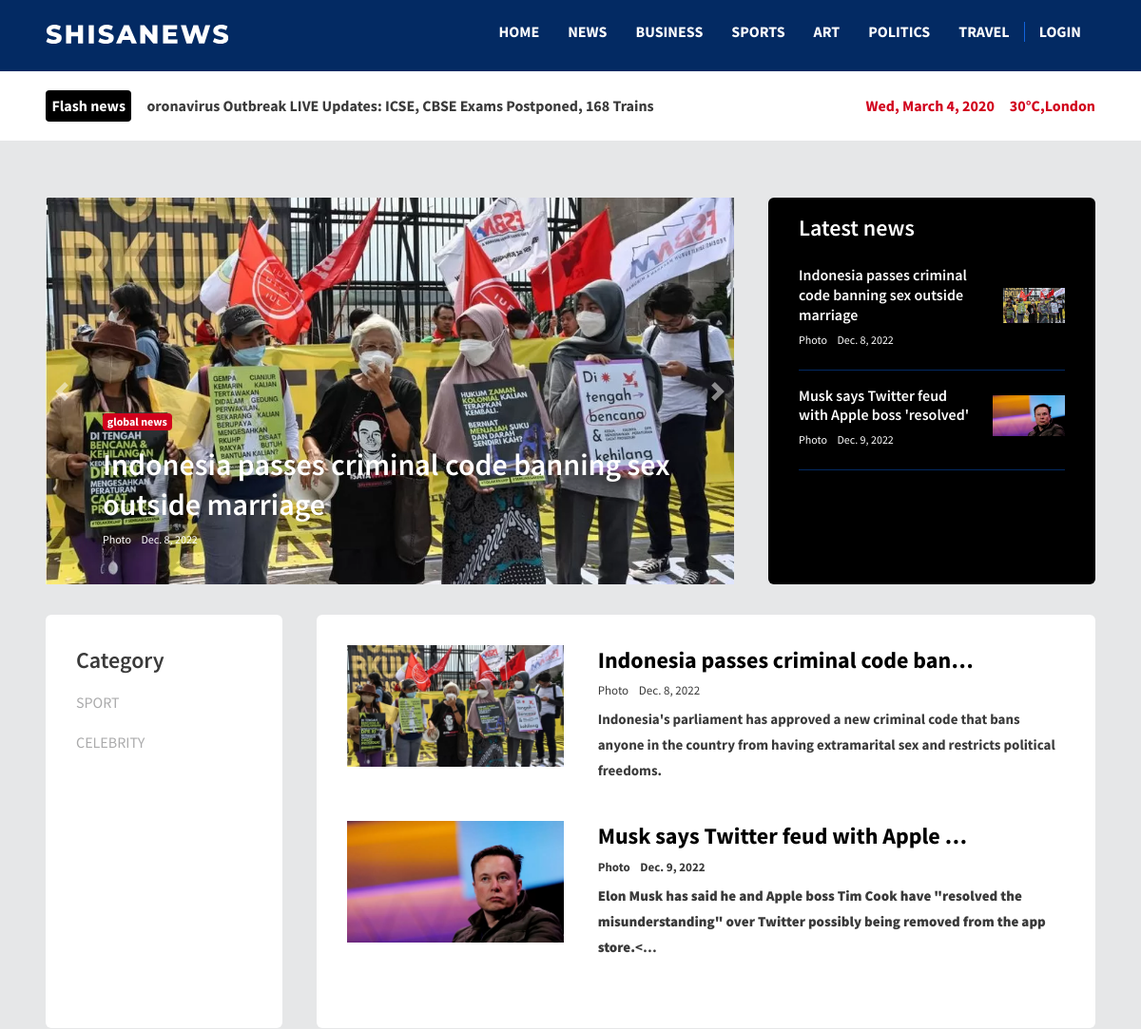
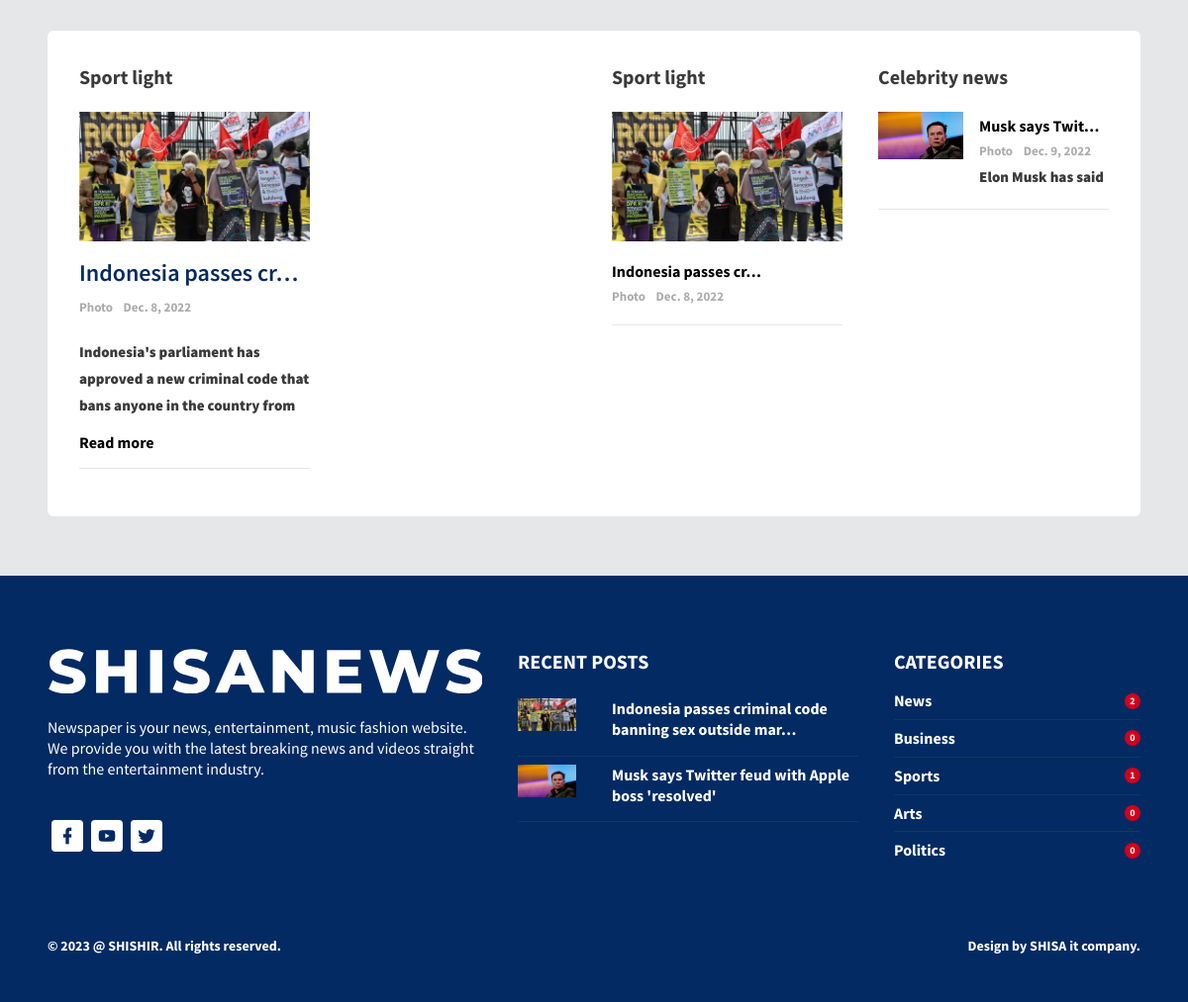
The page / on the database its author committed (2 pictures, top to bottom).
### core/models.py (models this page shows, shortened)
class FlashNews(models.Model):
    flash_news = models.CharField(max_length=500, null=True, blank=True)
    profile = models.ForeignKey(Profile, on_delete=models.CASCADE)
    def __str__(self):
        return self.flash_news

class News(models.Model):
    title = models.CharField(max_length=150)
    description = RichTextField()
    thumbnails = models.ImageField(upload_to='thumbnails')
    date = models.DateField(auto_now=True)
    category = models.CharField(max_length=100)
    tags = models.CharField(max_length=100)
    globalnews = models.BooleanField(default=False)
    latestnews = models.BooleanField(default=False)
    trending = models.BooleanField(default=False)
    slug = AutoSlugField(populate_from='title',
                         unique=True, blank=True, null=True, default=None)
    profile = models.ForeignKey(Profile, on_delete=models.CASCADE)

### core/views.py (the view)
# urls.py: path('', home, name="HOME"),
def home(request):
    is_logged_in = False
    if request.user.is_authenticated:
        is_logged_in = True
    flash_news = FlashNews.objects.all()
    totalnews = News.objects.all().count()
    totalsport = News.objects.filter(category="SPORT").count()
    totalpolitics = News.objects.filter(category="POLITICS").count()
    totalbusiness = News.objects.filter(category="BUSINESS").count()
    totalarts = News.objects.filter(category="ARTS").count()
    news = News.objects.all().order_by("-id")
    recentpost = News.objects.all().order_by("-id")
    sport_news = News.objects.filter(category="SPORT").order_by("-id")
    newssport_ = News.objects.filter(category="SPORT")
    celebrity = News.objects.filter(category="CELEBRITY").order_by("-id")
    uCategory = dict()
    for unique in news:
        if unique.category in uCategory:
            uCategory[unique.category] += 1
        else:
            uCategory[unique.category] = 1
    context = {
        'is_logged_in': is_logged_in,
        'flash_news': flash_news,
        'news': news,
        'sport_news': sport_news,
        'newssport_': newssport_,
        'uCategory': uCategory,
        'celebrity': celebrity,
        'recentpost': recentpost,
        'totalnews': totalnews,
        'totalsport': totalsport,
        'totalpolitics': totalpolitics,
        'totalbusiness': totalbusiness,
        'totalarts': totalarts
    }
    return render(request, 'home/index.html', context)

### core/templates/home/index.html (shortened to what this page needs)
{% extends "base/base.html" %}
{% load static %}
{% block account %}
{% if is_logged_in == True %}
<li class="nav-item border_">
  <a href="/dashboard" class="nav-link">Dashboard</a>
</li>
<li class="nav-item">
  <a href="/login/logout">
    <img class="w-100 logout" src="https://cdn-icons-png.flaticon.com/512/25/25376.png" alt="">
  </a>
</li>
{% else %}
<li class="nav-item border_">
  <a href="/login" class="nav-link">login</a>
</li>
{% endif %}
{% endblock account %}
{% block recentpost %}
{% for recentpost in recentpost|slice:"5" %}
  <div class="row">
    <div class="col-sm-12">
      <div class="footer-border-bottom pb-2 pt-2">
        <div class="row">
          <div class="col-3">
            <img
              src="{{recentpost.thumbnails.url}}"
              alt="thumb"
              class="img-fluid"
            />
          </div>
          <div class="col-9">
            <a href="/news/singlenews/{{recentpost.slug}}" class="text-white">
            <h5 class="font-weight-600">
              {{recentpost.title|truncatechars:55}}
            </h5>
          </a>
          </div>
        </div>
      </div>
    </div>
  </div>
{% endfor %}
{% endblock recentpost %}
{% block categories %}
<div class="footer-border-bottom pb-2">
  <div class="d-flex justify-content-between align-items-center">
    <h5 class="mb-0 font-weight-600">News</h5>
    <div class="count">{{totalnews}}</div>
  </div>
</div>
<div class="footer-border-bottom pb-2 pt-2">
  <div class="d-flex justify-content-between align-items-center">
    <h5 class="mb-0 font-weight-600">Business</h5>
    <div class="count">{{totalbusiness}}</div>
  </div>
</div>
<div class="footer-border-bottom pb-2 pt-2">
  <div class="d-flex justify-content-between align-items-center">
    <h5 class="mb-0 font-weight-600">Sports</h5>
    <div class="count">{{totalsport}}</div>
  </div>
</div>
<div class="footer-border-bottom pb-2 pt-2">
  <div class="d-flex justify-content-between align-items-center">
    <h5 class="mb-0 font-weight-600">Arts</h5>
    <div class="count">{{totalarts}}</div>
  </div>
</div>
<div class="pt-2">
  <div class="d-flex justify-content-between align-items-center">
    <h5 class="mb-0 font-weight-600">Politics</h5>
    <div class="count">{{totalpolitics}}</div>
  </div>
</div>
{% endblock categories %}
{% block flashnews %}
{% for flash_news in flash_news %}
<span>{{flash_news}}</span>
{% endfor %}
{% endblock flashnews %}
{% block body %}
<div class="content-wrapper">
  <div class="container">
    <div class="row" data-aos="fade-up">
      <div class="col-xl-8 stretch-card grid-margin">
        <div id="global_news" class="carousel slide" data-ride="carousel">
          <div class="carousel-inner" id="carousel-inner">
            {% for news in news %}
            {% if news.globalnews == True %}
            <div class="carousel-item">
              <div class="position-relative">
                <img src="{{news.thumbnails.url}}" alt="banner" class="img-fluid" />
                <div class="banner-content">
                  <div class="badge badge-danger fs-12 font-weight-bold mb-3">
                    global news
                  </div>
                  <a href="news/singlenews/{{news.slug}}" class="text-white link_">
                    <h1 class="mb-2">
                      {{news.title}}
                    </h1>
                  </a>
                  <div class="fs-12">
                    <span class="mr-2">Photo </span>{{news.date}}
                  </div>
                </div>
              </div>
            </div>
            {% endif %}
            {% endfor %}
          </div>
          <a class="carousel-control-prev" href="#global_news" role="button" data-slide="prev">
            <span class="carousel-control-prev-icon" aria-hidden="true"></span>
          </a>
          <a class="carousel-control-next" href="#global_news" role="button" data-slide="next">
            <span class="carousel-control-next-icon" aria-hidden="true"></span>
          </a>
        </div>
      </div>
      <div class="col-xl-4 stretch-card grid-margin">
        <div class="card bg-dark text-white">
          <h2 class="mt-3 ml-4 pl-2">Latest news</h2>
          <div class="card-body pt-0" id="latest_news">
            {% for news in news %}
            {% if news.latestnews == True %}
            <div class="d-flex border-bottom-blue pt-3 pb-4 align-items-center justify-content-between">
              <div class="pr-3">
                <a href="news/singlenews/{{news.slug}}" class="text-white link_">
                  <h5>{{news.title}}</h5>
                </a>
                <div class="fs-12">
                  <span class="mr-2">Photo </span>{{news.date}}
                </div>
              </div>
              <div class="rotate-img">
                <img src="{{news.thumbnails.url}}" alt="thumb" class="img-fluid img-lg" />
              </div>
            </div>
            {% endif %}
            {% endfor %}
          </div>
        </div>
      </div>
    </div>
    <div class="row" data-aos="fade-up">
      <div class="col-lg-3 stretch-card grid-margin">
        <div class="card">
          <div class="card-body">
            <h2>Category</h2>
            <ul class="vertical-menu">
              {% for uCategory in uCategory %}
                <li><a href="#">{{uCategory}}</a></li>
              {% endfor %}
            </ul>
          </div>
        </div>
      </div>
      <div class="col-lg-9 stretch-card grid-margin">
        <div class="card">
          <div class="card-body">
            {% for news in news %}
            <div class="row">
              <div class="col-sm-4 grid-margin">
                <div class="position-relative">
                  <div class="">
                    <img src="{{news.thumbnails.url}}" alt="thumb" class="img-fluid" />
                  </div>
                </div>
              </div>
              <div class="col-sm-8  grid-margin">
                <a href="news/singlenews/{{news.slug}}" class="link_">
                  <h2 style="color:black;" class="mb-2 font-weight-600">
                    {{ news.title|truncatechars:35 }}
                  </h2>
                </a>
                <div class="fs-13 mb-2">
                  <span class="mr-2">Photo </span>{{news.date}}
                </div>
                <p class="mb-0">
                  {{news.description|truncatechars:170 | safe}}
                </p>
              </div>
            </div>
            {% endfor %}
          </div>
        </div>
      </div>
    </div>
    <div class="row" data-aos="fade-up">
      <div class="col-sm-12">
        <div class="card">
          <div class="card-body">
            <div class="row">
              <div class="col-xl-6">
                <div class="card-title">
                  Sport light
                </div>
                <div class="row">
                  <div class="col-xl-6 col-lg-8 col-sm-6">
                    {% if sport_news|length > 0 %}
                    {% for news in sport_news|slice:"3" %}
                    <div id="sport_wrap" class="mb-3">
                      <div class="">
                        <img src="{{news.thumbnails.url}}" alt="thumb" class="img-fluid" />
                      </div>
                      <a href="news/singlenews/{{news.slug}}" class="link_">
                      <h2 class="mt-3 text-primary mb-2">
                        {{ news.title|truncatechars:20 }}
                      </h2>
                    </a>
                      <p class="fs-13 mb-1 text-muted">
                        <span class="mr-2">Photo </span>{{news.date}}
                      </p>
                      <div class="description_ mb-3">
                        <p class="my-3 fs-15">
                          {{news.description|safe}}
                        </p>
                      </div>
                      <a href="/news/singlenews/{{news.slug}}" class="font-weight-600 fs-16 text-dark">Read more</a>
                    </div>
                    {% endfor %}
                    <hr>
                    {% else %}
                    <p>Sport news not available</p>
                    {% endif %}
                  </div>
                  <div class="col-xl-6 col-lg-4 col-sm-6">
                  </div>
                </div>
              </div>
              <div class="col-xl-6">
                <div class="row">
                  <div class="col-sm-6">
                    <div class="card-title">
                      Sport light
                    </div>
                    {% for sportnews in newssport_|slice:"4" %}
                      <div class="border-bottom pb-3">
                        <div class="">
                          <img src="{{sportnews.thumbnails.url}}" alt="thumb" class="img-fluid" />
                        </div>
                        <a href="news/singlenews/{{sportnews.slug}}" style="color:black;">
                        <p class="fs-16 font-weight-600 mb-0 mt-3">
                          {{ sportnews.title|truncatechars:20 }}
                        </p>
                      </a>
                        <p class="fs-13 text-muted mb-0">
                          <span class="mr-2">Photo </span>{{sportnews.date}}
                        </p>
                      </div>
                    {% endfor %}
                  </div>
                  <div class="col-sm-6">
                    <div class="card-title">
                      Celebrity news
                    </div>
                    {% for celebrity in celebrity|slice:"7" %}
                        <div class="row">
                          <div class="col-sm-12">
                            <div class="border-bottom pb-3">
                              <div class="row">
                                <div class="col-sm-5 pr-2">
                                  <div class="">
                                    <img src="{{celebrity.thumbnails.url}}" alt="thumb"
                                      class="img-fluid w-100" />
                                  </div>
                                </div>
                                <div class="col-sm-7 pl-2">
                                  <a style="color:black;" href="/news/singlenews/{{celebrity.slug}}">
                                  <p class="fs-16 font-weight-600 mb-0">
                                    {{ celebrity.title|truncatechars:15 }}
                                  </p>
                                </a>
                                  <p class="fs-13 text-muted mb-0">
                                    <span class="mr-2">Photo </span>{{celebrity.date}}
                                  </p>
                                  <div class="celebrity">
                                     <p class="mb-0 fs-13">
                                    {{celebrity.description|safe}}
                                  </p>
                                  </div>
                                </div>
                              </div>
                            </div>
                          </div>
                        </div>
                    {% endfor %}
                  </div>
                </div>
              </div>
            </div>
          </div>
        </div>
      </div>
    </div>
  </div>
</div>
{% endblock body %}

### rows shown on the page
FlashNews: flash_news "oronavirus Outbreak LIVE Updates: ICSE, CBSE Exams Postponed, 168 Trains"
News: thumbnails (picture), title "Indonesia passes criminal code banning sex outside marriage", date "Dec. 8, 2022", uCategory "SPORT", title "Indonesia passes criminal code ban…", description "Indonesia's parliament has approved a new criminal code that bans anyone in the country from having extramarital sex and restricts political freedoms.", title "Indonesia passes cr…", description "Indonesia's parliament has approved a new criminal code that bans anyone in the country from…", title "Indonesia passes criminal code banning sex outside mar…"
News: title "Musk says Twitter feud with Apple boss 'resolved'", date "Dec. 9, 2022", thumbnails (picture), uCategory "CELEBRITY", title "Musk says Twitter feud with Apple …", description "Elon Musk has said he and Apple boss Tim Cook have \"resolved the misunderstanding\" over Twitter possibly being removed from the app store. <…", title "Musk says Twit…", description "Elon Musk has said…"

### other values the page prints
{{ totalnews }} "2"
{{ totalbusiness }} "0"
{{ totalsport }} "1"
{{ totalarts }} "0"
{{ totalpolitics }} "0"
